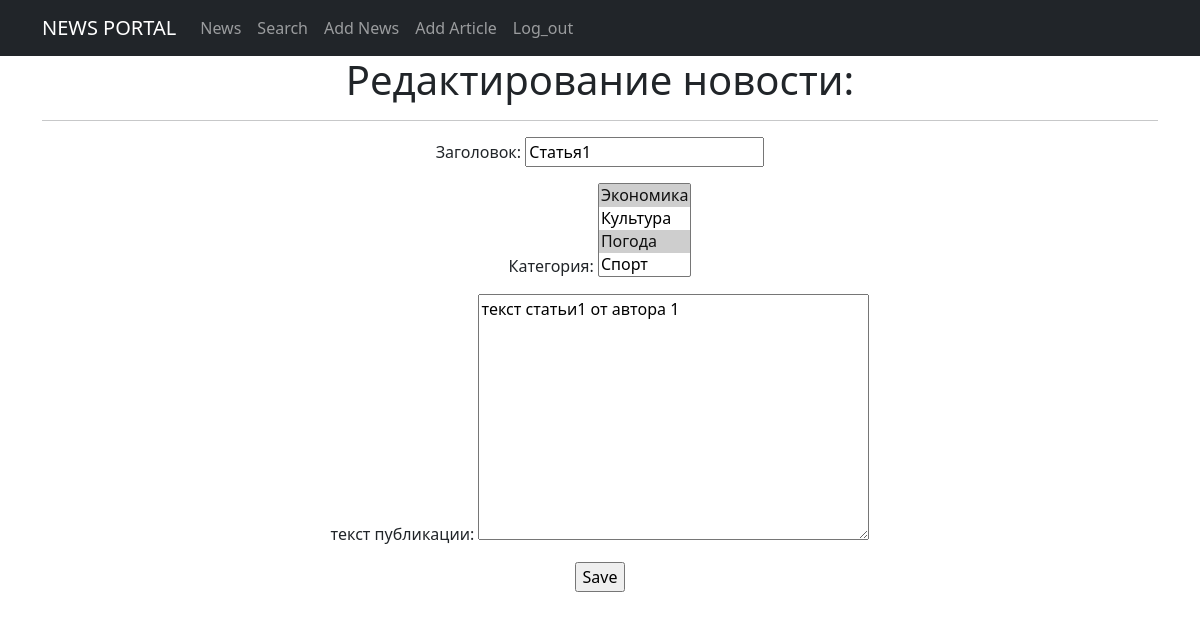
Before: /news/news/1/edit/ (signed in) with the older database file.
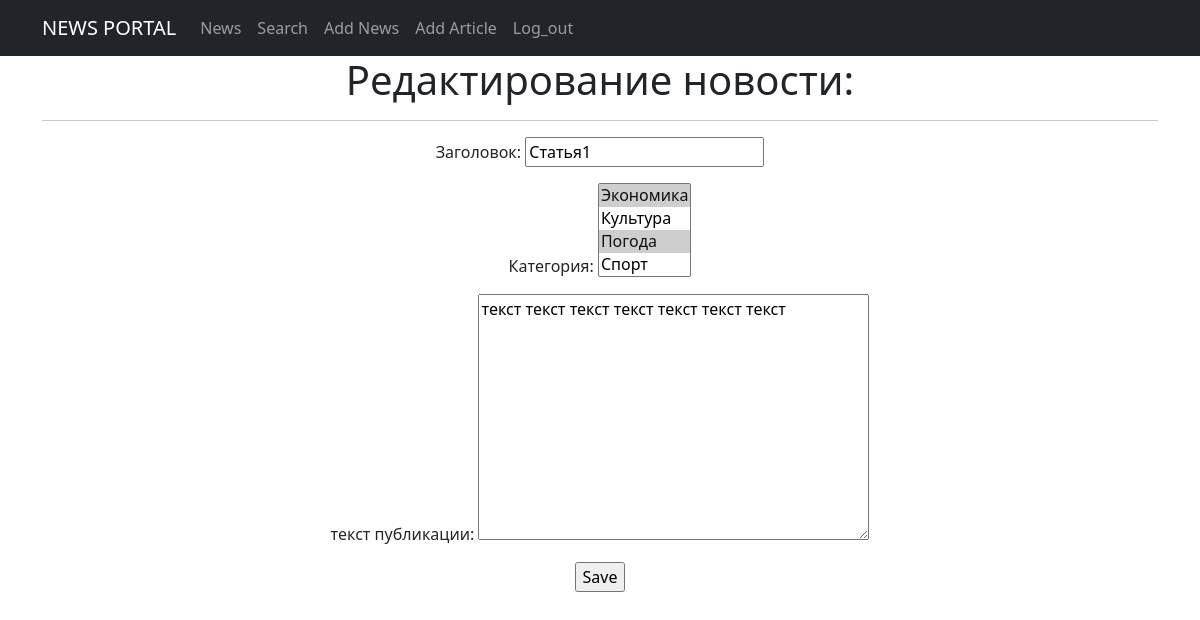
After: the same page with the newer database file.
### news/models.py (models this page shows, shortened)
class Post(models.Model):
    author = models.ForeignKey('Author', on_delete=models.CASCADE)
    categoryType = models.CharField(max_length=80, choices=POST_TYPES, default=news)
    date_create = models.DateTimeField(auto_now_add=True)
    categories = models.ManyToManyField('Category', through='PostCategory')
    title = models.CharField(max_length=150)
    show_title = models.CharField(max_length=100)
    text = models.TextField()
    rating = models.SmallIntegerField(default=0)

### news/views.py (the view)
# urls.py: path('news/<int:pk>/edit/', PostEdit.as_view(), name='new_edit'),
class PostEdit(LoginRequiredMixin, UpdateView):
    permission_required = ('news.change_post',)
    form_class = PostForm
    model = Post
    template_name = 'post_edit.html'
    def get_context_data(self, **kwargs):
        context = super().get_context_data(**kwargs)
        context['show_title'] = ('Редактирование новости:')
        context['current_time'] = timezone.localtime(timezone.now())
        context['timezones'] = pytz.common_timezones
        return context

### news/forms.py
class PostForm(forms.ModelForm):
    def __init__(self, *args, **kwargs):
        super(PostForm, self).__init__(*args, **kwargs)
    class Meta:
       model = Post
       fields = [
           'title',
           'categories',
           'text'
       ]
       labels = {
           'title': 'Заголовок',
           'categories': 'Категория',
           'text': 'текст публикации',
       }

### news/models.py (called while the page is built)
    def __str__(self):
        return self.name  # return self.name.title()

### templates/post_edit.html (shortened to what this page needs)
{% extends 'flatpages/default.html' %}
{% block content %}
<h1>{{show_title}}</h1>
<hr>
<form action="" method="post">
    {{ form.as_p }}
    <input type="submit" value="Save" />
</form>
{% endblock content %}

Changed rows visible on the page:
changed Post "Статья1": text "текст статьи1 от автора 1" → "текст текст текст текст текст текст текст"
